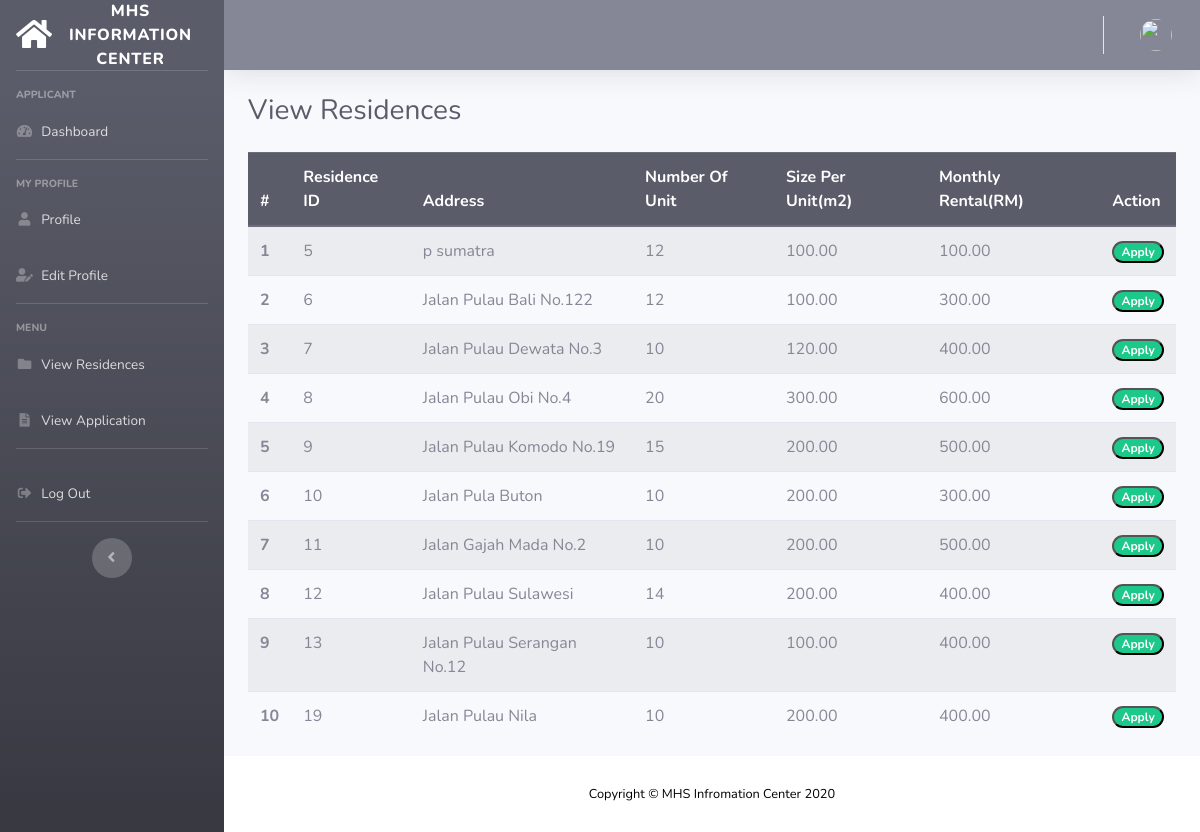
Page /index.php/user/view_residences on the committed database.
### tables this page shows
CREATE TABLE `residences` (
  `residence_id` int(11) NOT NULL,
  `staff_id` int(11) NOT NULL,
  `address` varchar(128) NOT NULL,
  `numunits` int(128) NOT NULL,
  `size_per_unit` decimal(19,2) NOT NULL,
  `monthly_rental` decimal(19,2) NOT NULL
);

### application/controllers/User.php (called while the page is built, shortened)
<?php
class User extends CI_Controller
{
    public function __construct()
    {
        $this->load->library('form_validation');
    }
    public function view_residences()
    {
        $data['title'] = 'View Residences';
        $data['user'] = $this->db->get_where('user', ['username'=> $this->session->userdata('username')])->row_array();
        $residence = $this->db->query("SELECT * FROM `residences`");
        $row = $residence->result_array();
        $data['residences'] = $row;
        $this->load->view('templates/header',$data);
        $this->load->view('templates/sidebar-user',$data);
        $this->load->view('templates/topbar-user',$data);
        $this->load->view('user/view_residences',$data);
        $this->load->view('templates/footer');
    }
}

### index.php (called while the page is built, shortened)
<?php
require_once BASEPATH.'core/CodeIgniter.php';

### application/views/user/view_residences.php (the view, shortened to what this page needs)
  <div class="container-fluid">
  <h1 class="h3 mb-4 text-gray-800"><?= $title ?></h1>
  <div class="row">
      <div class="col-lg">
          <table class="table table-responsive-lg table-striped table-hover">
              <thead class="thead-dark">
                  <tr>
                      <th scope="col">#</th>
                      <th scope="col">Residence ID</th>
                      <th scope="col">Address</th>
                      <th scope="col">Number Of Unit</th>
                      <th scope="col">Size Per Unit(m2)</th>
                      <th scope="col">Monthly Rental(RM)</th>
                      <th scope="col">Action</th>
                  </tr>
              </thead>
              <tbody>
                  <?php $i = 1; ?>
                  <?php foreach($residences as $sm) {?>
                  <tr>
                      <th scope="row"><?= $i; ?></th>
                      <td><?= $sm['residence_id']; ?></td>
                      <td><?= $sm['address']; ?></td>
                      <td><?= $sm['numunits']; ?></td>
                      <td><?= $sm['size_per_unit']; ?></td>
                      <td><?= $sm['monthly_rental']; ?></td>
                      <td>
                      <a
                          href="javascript:;"
                          data-residence_id="<?php echo $sm['residence_id'] ?>"
                          data-staff_id="<?php echo $sm['staff_id'] ?>"
                          data-address="<?php echo $sm['address'] ?>"
                          data-numunits="<?php echo $sm['numunits'] ?>"
                          data-size_per_unit="<?php echo $sm['size_per_unit'] ?>"
                          data-size_per_unit="<?php echo $sm['monthly_rental'] ?>"
                          data-toggle="modal" data-target="#edit-data">
                          <button data-toggle="modal" data-target="#ubah-data" class="badge badge-pill badge-success" >Apply</button>
                  </tr>
                  <?php $i++; ?>
                  <?php } ?>
              </tbody>
          </table>
      </div>
  </div>
  </div>
</div>

### application/views/templates/header.php (shortened to what this page needs)
<!DOCTYPE html>
<html lang="en">
<head>
  <link href="<?= base_url('assets/'); ?>vendor/fontawesome-free/css/all.css" rel="stylesheet" type="text/css">
  <link rel="stylesheet" href="<?= base_url('assets/'); ?>css/style.css">
  <link href="<?= base_url('assets/'); ?>css/sb-admin-2.min.css" rel="stylesheet">
</head>
<body id="page-top">
 <div id="wrapper">

### application/views/templates/sidebar-user.php
<ul class="navbar-nav bg-gradient-dark sidebar sidebar-dark accordion" id="accordionSidebar">
<a class="sidebar-brand d-flex align-items-center justify-content-center" href="<?=base_url('user');?>">
  <div class="sidebar-brand-icon ">
    <i class="fas fa-home"></i>
  </div>
  <div class="sidebar-brand-text mx-3">MHS Information Center</div>
</a>
<hr class="sidebar-divider">
<div class="sidebar-heading">
  Applicant
</div>
<li class="nav-item">
  <a class="nav-link" href="<?=base_url('user');?>">
    <i class="fas fa-fw fa-tachometer-alt"></i>
    <span>Dashboard</span></a>
</li>
<hr class="sidebar-divider">
<div class="sidebar-heading">
  My Profile
</div>
<li class="nav-item">
  <a class="nav-link" href="<?=base_url('user/profile');?>">
    <i class="fas fa-fw fa-user"></i>
    <span>Profile</span>
  </a>
</li>
<li class="nav-item">
  <a class="nav-link" href="<?=base_url('user/edit');?>">
    <i class="fas fa-fw fa-user-edit"></i>
    <span>Edit Profile</span>
  </a>
</li>
<hr class="sidebar-divider">
<div class="sidebar-heading">
  Menu
</div>
<li class="nav-item">
  <a class="nav-link " href="<?=base_url('user/view_residences');?>">
    <i class="fas fa-fw fa-folder"></i>
    <span>View Residences</span>
  </a>
</li>
<li class="nav-item">
  <a class="nav-link" href="<?=base_url('user/view_application');?>">
    <i class="fas fa-fw fa-file-alt"></i>
    <span>View Application</span></a>
</li>
<hr class="sidebar-divider d-none d-md-block">
<li class="nav-item">
  <a class="nav-link" href="<?=base_url('auth/logout');?>">
  <i class="fas fa-fw fa-sign-out-alt"></i>
  <span>Log Out</span></a>
</li>
<hr class="sidebar-divider d-none d-md-block">
<div class="text-center d-none d-md-inline">
  <button class="rounded-circle border-0" id="sidebarToggle"></button>
</div>
</ul>
    <div id="content-wrapper" class="d-flex flex-column">
      <div id="content">

### application/views/templates/topbar-user.php (shortened to what this page needs)
<nav class="navbar navbar-expand navbar-dark bg-secondary topbar mb-4 static-top shadow">
  <ul class="navbar-nav ml-auto">
    <li class="nav-item dropdown no-arrow">
      <a class="nav-link dropdown-toggle" href="#" id="userDropdown" role="button" data-toggle="dropdown" aria-haspopup="true" aria-expanded="false">
        <img class="img-profile rounded-circle" src="<?=base_url('assets/img/'.$user['image']);?>">
      </a>
    </li>
  </ul>
</nav>

### application/views/templates/footer.php (shortened to what this page needs)
   <footer class="sticky-footer bg-white">
        <div class="container my-auto">
          <div class="copyright text-center my-auto">
            <span>Copyright &copy; MHS Infromation Center <?= date('Y');?></span>
          </div>
        </div>
      </footer>
</body>
</html>

### assets/css/style.css (style rules this page uses)
body { margin:0; padding:0; font-family: sans-serif; }
.container { position: relative; margin:0 auto; width: 100%; height: 100%; padding:0; background: white; text-align: center; color: black; }
* { box-sizing: border-box; }
footer { margin-top: 0px; padding-top: 20px; padding-right: 30px; padding-left: 30px; padding-bottom:29px; }

### rows in the picture
residences: residence_id "5", address "p sumatra", numunits "12", size_per_unit "100.00", monthly_rental "100.00"
residences: residence_id "6", address "Jalan Pulau Bali No.122", numunits "12", size_per_unit "100.00", monthly_rental "300.00"
residences: residence_id "7", address "Jalan Pulau Dewata No.3", numunits "10", size_per_unit "120.00", monthly_rental "400.00"
residences: residence_id "8", address "Jalan Pulau Obi No.4", numunits "20", size_per_unit "300.00", monthly_rental "600.00"
residences: residence_id "9", address "Jalan Pulau Komodo No.19", numunits "15", size_per_unit "200.00", monthly_rental "500.00"
residences: residence_id "10", address "Jalan Pula Buton", numunits "10", size_per_unit "200.00", monthly_rental "300.00"
residences: residence_id "11", address "Jalan Gajah Mada No.2", numunits "10", size_per_unit "200.00", monthly_rental "500.00"
residences: residence_id "12", address "Jalan Pulau Sulawesi", numunits "14", size_per_unit "200.00", monthly_rental "400.00"
residences: residence_id "13", address "Jalan Pulau Serangan No.12", numunits "10", size_per_unit "100.00", monthly_rental "400.00"
residences: residence_id "19", address "Jalan Pulau Nila", numunits "10", size_per_unit "200.00", monthly_rental "400.00"

### other values in the picture
$title "View Residences"
